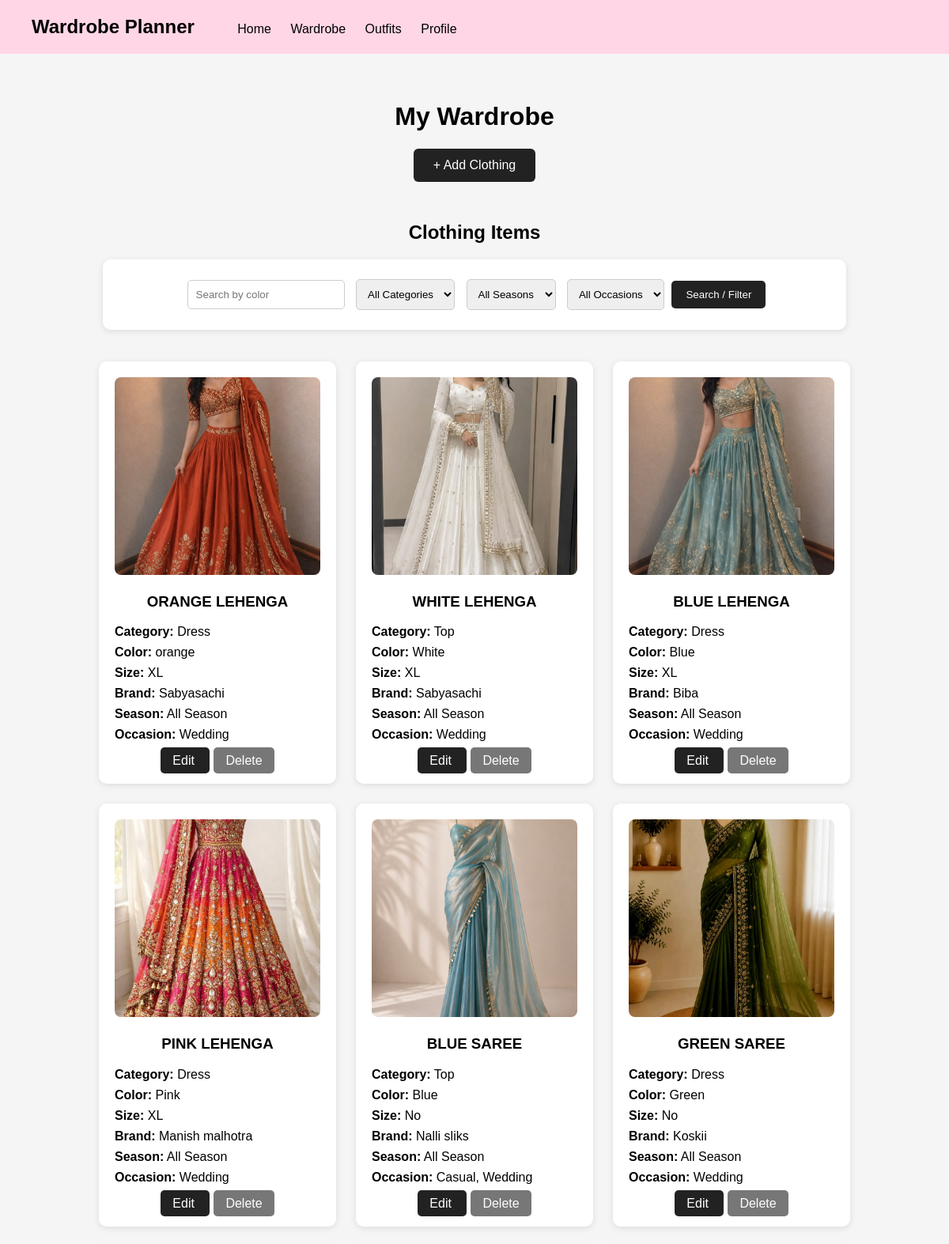
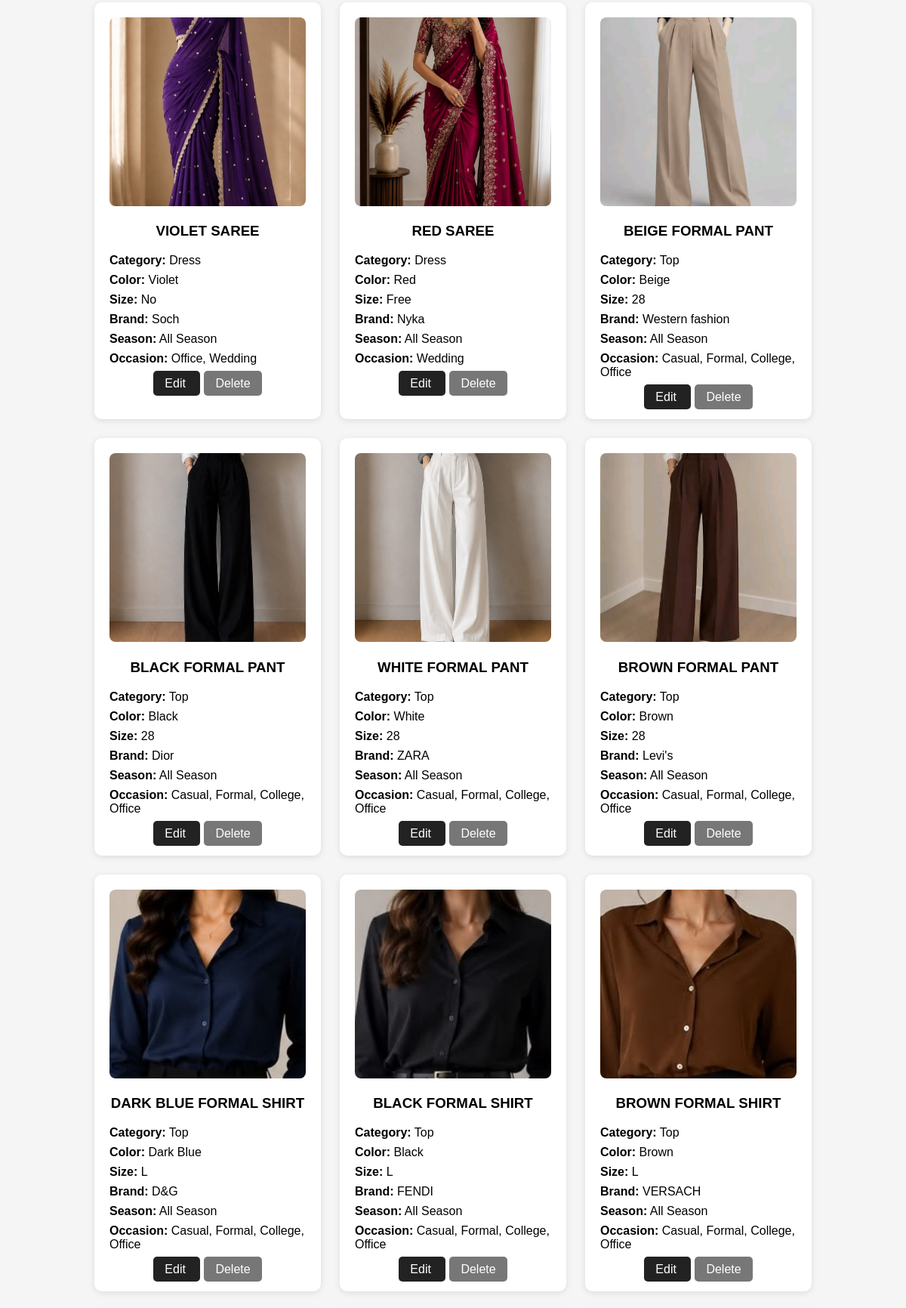
The app's page /wardrobe/ (signed in, upper part) with its own data (2 pictures, top to bottom).
### outfit/models.py (models this page shows, shortened)
class ClothingItem(models.Model):
    CATEGORY_CHOICES = [
        ('Top','Top'),
        ('Bottom','Bottom'),
        ('Dress','Dress'),
        ('Outerwear','Outerwear'),
        ('Footwear','Footwear'),
        ('Accessory','Accessory'),
    ]
    SEASON_CHOICES=[
        ('Summer','Summer'),
        ('Winter','Winter'),
        ('Monsoon','Monsoon'),
        ('All Season','All Season'),
    ]
    OCCASION_CHOICES=[
        ('Casual','Casual'),
        ('Formal','Formal'),
        ('Party','Party'),
        ('College','College'),
        ('Office','Office'),
        ('Wedding','Wedding'),
        ('Sports','Sports'),
        ('Travel','Travel'),
    ]
    user=models.ForeignKey(
        User,
        on_delete=models.CASCADE
    )
    name=models.CharField(max_length=100)
    category=models.CharField(
        max_length=50,
        choices=CATEGORY_CHOICES
    )
    color=models.CharField(max_length=50)
    size=models.CharField(max_length=20)
    brand=models.CharField(
        max_length=100,
        blank=True
    )
    season=models.CharField(max_length=200)
    occasion=models.CharField(max_length=200)
    image=models.ImageField(
        upload_to='clothing/',
        blank=True,
        null=True
    )
    created_at=models.DateTimeField(
        auto_now_add=True
    )

### accounts/views.py (the view)
# urls.py: path('wardrobe/',wardrobe,name='wardrobe'),
@login_required
def wardrobe(request):
    clothing_items=ClothingItem.objects.filter(
        user=request.user
    )
    category=request.GET.get('category')
    color=request.GET.get('color')
    season=request.GET.get('season')
    occasion=request.GET.get('occasion')
    if category:
       clothing_items=clothing_items.filter(
        category=category
    )
    if color:
        clothing_items=clothing_items.filter(
        color__icontains=color
    )
    if season:
       clothing_items=clothing_items.filter(
        season__icontains=season
    )
    if occasion:
      clothing_items=clothing_items.filter(
        occasion__icontains=occasion
    )
    return render(request,'wardrobe.html', {
        'clothing_items':clothing_items
    })

### outfit/templates/wardrobe.html (shortened to what this page needs)
<!DOCTYPE html>
<html>
<head>
</head>
<body>
    <div class="navbar">
        <h2>Wardrobe Planner</h2>
        <a href="/">Home</a>
        <a href="/wardrobe/">Wardrobe</a>
        <a href="/outfit-planner/">Outfits</a>
        <a href="/profile/">Profile</a>
    </div>
    <div class="container">
        <h1>My Wardrobe</h1>
        <a class="add-button" href="/add-clothing/">
            + Add Clothing
        </a>
        <h2>Clothing Items</h2>
        <div class="filter-box">
            <form method="GET">
                <input
                    type="text"
                    name="color"
                    placeholder="Search by color"
                >
                <select name="category">
                    <option value="">All Categories</option>
                </select>
                <select name="season">
                    <option value="">All Seasons</option>
                </select>
                <select name="occasion">
                    <option value="">All Occasions</option>
                </select>
                <button
                    type="submit"
                    class="filter-button"
                >
                    Search / Filter
                </button>
            </form>
        </div>
        {% if clothing_items %}
            <div class="items">
                {% for item in clothing_items %}
                    <div class="card">
                        {% if item.image %}
                            <img
                                src="{{ item.image.url }}"
                                alt="{{ item.name }}"
                            >
                        {% else %}
                            <div class="no-image">
                                No Image
                            </div>
                        {% endif %}
                        <h3>{{ item.name }}</h3>
                        <p>
                            <strong>Category:</strong>
                            {{ item.category }}
                        </p>
                        <p>
                            <strong>Color:</strong>
                            {{ item.color }}
                        </p>
                        <p>
                            <strong>Size:</strong>
                            {{ item.size }}
                        </p>
                        <p>
                            <strong>Brand:</strong>
                            {{ item.brand }}
                        </p>
                        <p>
                            <strong>Season:</strong>
                            {{ item.season }}
                        </p>
                        <p>
                            <strong>Occasion:</strong>
                            {{ item.occasion }}
                        </p>
                        <div class="buttons">
                            <a
                                class="edit-button"
                                href="/edit-clothing/{{ item.id }}/"
                            >
                                Edit
                            </a>
                            <a
                                class="delete-button"
                                href="/delete-clothing/{{ item.id }}/"
                            >
                                Delete
                            </a>
                        </div>
                    </div>
                {% endfor %}
            </div>
        {% else %}
            <p>No clothing items found.</p>
        {% endif %}
    </div>
</body>
</html>

### outfit/templates/wardrobe.html (style rules this page uses)
body { margin: 0; font-family: Arial, sans-serif; background: #f5f5f5; }
.navbar { background: #ffd6e5; padding: 20px 40px; }
.navbar h2 { display: inline; margin-right: 30px; }
.navbar a { color: black; text-decoration: none; margin-left: 20px; }
.container { padding: 40px; text-align: center; }
.add-button { display: inline-block; background: #222; color: white; text-decoration: none; padding: 12px 25px; border-radius: 6px; margin-bottom: 30px; }
.filter-box { background: white; padding: 20px; margin: 20px auto 40px; max-width: 900px; border-radius: 10px; box-shadow: 0 2px 8px rgba(0, 0, 0, 0.1); }
.filter-box input, .filter-box select { padding: 10px; margin: 5px; border: 1px solid #ccc; border-radius: 5px; }
.filter-button { padding: 10px 18px; background: #222; color: white; border: none; border-radius: 5px; cursor: pointer; }
.items { display: flex; flex-wrap: wrap; justify-content: center; gap: 25px; }
.card { background: white; width: 260px; padding: 20px; border-radius: 10px; box-shadow: 0 2px 8px rgba(0, 0, 0, 0.1); text-align: left; }
.card img { width: 100%; height: 250px; object-fit: cover; border-radius: 8px; }
.card h3 { text-align: center; }
.card p { margin: 8px 0; }
.buttons { margin-top: 15px; text-align: center; }
.edit-button { background: #222; color: white; border: none; padding: 8px 15px; border-radius: 5px; text-decoration: none; }
.delete-button { background: #777; color: white; border: none; padding: 8px 15px; border-radius: 5px; text-decoration: none; margin-left: 5px; }

### records on screen
ClothingItem: image (picture), name "ORANGE LEHENGA", category "Dress", color "orange", size "XL", brand "Sabyasachi", season "All Season", occasion "Wedding"
ClothingItem: image (picture), name "WHITE LEHENGA", category "Top", color "White", size "XL", brand "Sabyasachi", season "All Season", occasion "Wedding"
ClothingItem: image (picture), name "BLUE LEHENGA", category "Dress", color "Blue", size "XL", brand "Biba", season "All Season", occasion "Wedding"
ClothingItem: image (picture), name "PINK LEHENGA", category "Dress", color "Pink", size "XL", brand "Manish malhotra", season "All Season", occasion "Wedding"
ClothingItem: image (picture), name "BLUE SAREE", category "Top", color "Blue", size "No", brand "Nalli sliks", season "All Season", occasion "Casual, Wedding"
ClothingItem: image (picture), name "GREEN SAREE", category "Dress", color "Green", size "No", brand "Koskii", season "All Season", occasion "Wedding"
ClothingItem: image (picture), name "VIOLET SAREE", category "Dress", color "Violet", size "No", brand "Soch", season "All Season", occasion "Office, Wedding"
ClothingItem: image (picture), name "RED SAREE", category "Dress", color "Red", size "Free", brand "Nyka", season "All Season", occasion "Wedding"
ClothingItem: image (picture), name "BEIGE FORMAL PANT", category "Top", color "Beige", size "28", brand "Western fashion", season "All Season", occasion "Casual, Formal, College, Office"
ClothingItem: image (picture), name "BLACK FORMAL PANT", category "Top", color "Black", size "28", brand "Dior", season "All Season", occasion "Casual, Formal, College, Office"
ClothingItem: image (picture), name "WHITE FORMAL PANT", category "Top", color "White", size "28", brand "ZARA", season "All Season", occasion "Casual, Formal, College, Office"
ClothingItem: image (picture), name "BROWN FORMAL PANT", category "Top", color "Brown", size "28", brand "Levi's", season "All Season", occasion "Casual, Formal, College, Office"
ClothingItem: image (picture), name "DARK BLUE FORMAL SHIRT", category "Top", color "Dark Blue", size "L", brand "D&G", season "All Season", occasion "Casual, Formal, College, Office"
ClothingItem: image (picture), name "BLACK FORMAL SHIRT", category "Top", color "Black", size "L", brand "FENDI", season "All Season", occasion "Casual, Formal, College, Office"
ClothingItem: image (picture), name "BROWN FORMAL SHIRT", category "Top", color "Brown", size "L", brand "VERSACH", season "All Season", occasion "Casual, Formal, College, Office"
